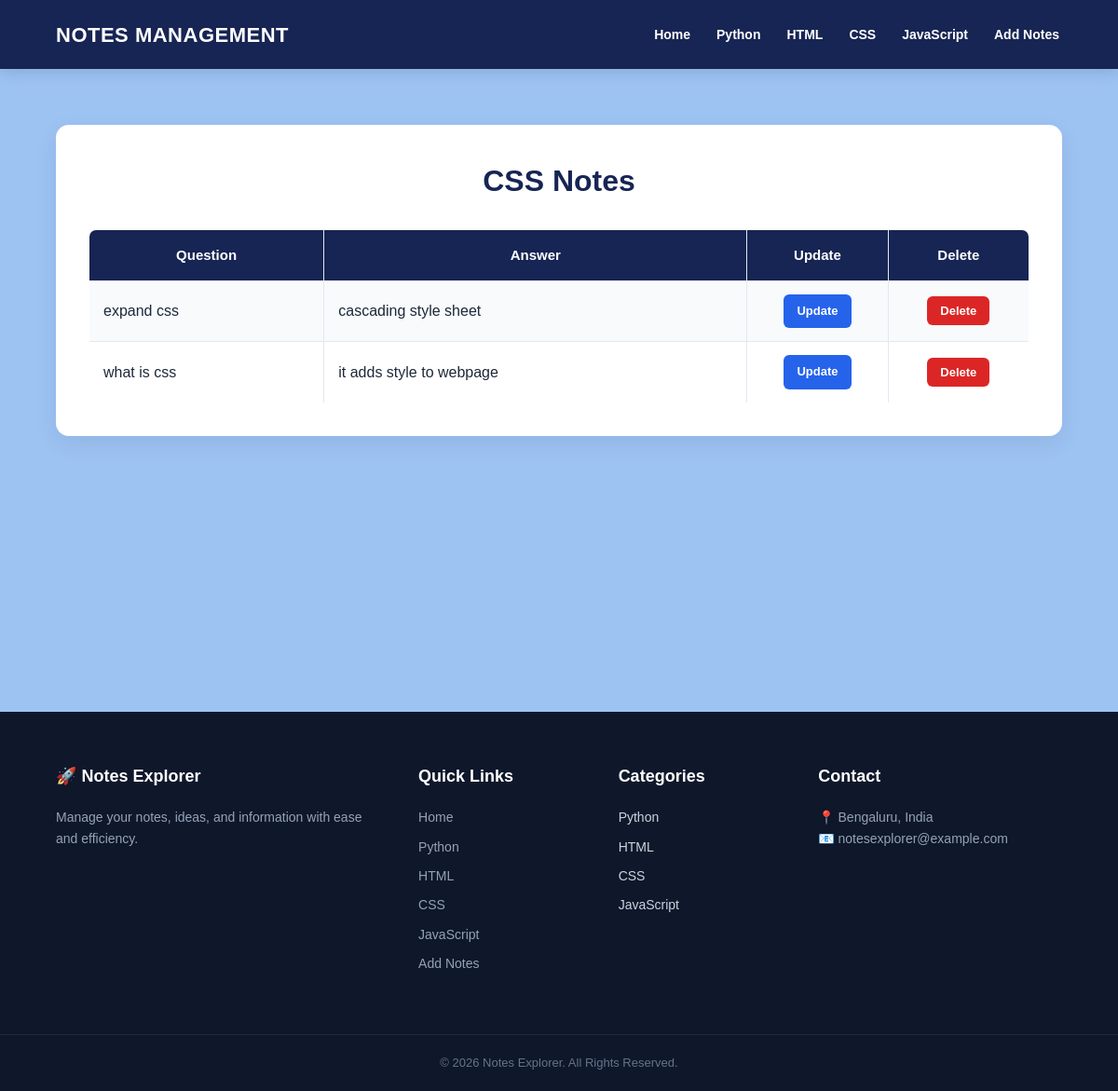
Page /notes_app/css/ on the committed database.
### notes_app/models.py (models this page shows, shortened)
class css(models.Model):
    question=models.CharField(max_length=200)
    answer=models.CharField(max_length=200)

### notes_app/views.py (the view)
# urls.py: path('css/', views.css_view, name='css'),
def css_view(request):
    a = CssNotes.objects.all()
    return render(request, 'css_notes.html', {'aa': a})

### templates/css_notes.html (shortened to what this page needs)
{% extends 'index.html' %}
{% block content %}
<section class="notes-section">
<h2>CSS Notes</h2>
<table border="2">
    <tr>
        <th>Question</th>
        <th>Answer</th>
        <th>Update</th>
        <th>Delete</th>
    </tr>
    {% for i in aa %}
    <tr>
        <td>{{ i.question }}</td>
        <td>{{ i.answer }}</td>
        <td>
            <a href="{% url 'update_css' i.pk %}">
                Update
            </a>
        </td>
        <td>
            <form method="POST" action="{% url 'delete_css' i.pk %}">
                <button type="submit">Delete</button>
            </form>
        </td>
    </tr>
    {% empty %}
    <tr>
        <td colspan="4">
            No CSS notes found.
        </td>
    </tr>
    {% endfor %}
</table>
</section>
{% endblock content %}

### static/css/style.css (style rules this page uses)
* { margin: 0; padding: 0; box-sizing: border-box; }
html { scroll-behavior: smooth; }
body { font-family: Arial, Helvetica, sans-serif; background-color: #9dc3f3; color: #1e293b; line-height: 1.6; }
.notes-section { width: 90%; max-width: 1200px; margin: 60px auto; padding: 35px; background-color: white; border-radius: 14px; box-shadow: 0 8px 25px rgba(15, 23, 42, 0.08); }
.notes-section h2 { color: #172554; font-size: 32px; margin-bottom: 25px; text-align: center; }
.notes-section table { width: 100%; border-collapse: collapse; background-color: white; border-radius: 8px; overflow: hidden; border: 1px solid #e2e8f0; }
.notes-section th { background-color: #172554; color: white; padding: 15px; text-align: center; font-size: 15px; border: 1px solid #e2e8f0; }
.notes-section td { padding: 14px 15px; text-align: left; vertical-align: middle; border: 1px solid #e2e8f0; }
.notes-section tr:nth-child(even) { background-color: #f8fafc; }
.notes-section th:nth-child(1), .notes-section td:nth-child(1) { width: 25%; }
.notes-section th:nth-child(2), .notes-section td:nth-child(2) { width: 45%; }
.notes-section th:nth-child(3), .notes-section td:nth-child(3) { width: 15%; text-align: center; }
.notes-section th:nth-child(4), .notes-section td:nth-child(4) { width: 15%; text-align: center; }
.notes-section td a { display: inline-block; background-color: #2563eb; color: white; padding: 8px 14px; border-radius: 6px; text-decoration: none; font-weight: bold; font-size: 13px; transition: 0.3s; }
.notes-section td form { margin: 0; max-width: none; }
.notes-section td button { background-color: #dc2626; color: white; border: none; padding: 8px 14px; border-radius: 6px; cursor: pointer; font-weight: bold; font-size: 13px; transition: 0.3s; }
form { max-width: 700px; }
form button { padding: 11px 22px; border: none; border-radius: 7px; background-color: #2563eb; color: white; font-weight: bold; cursor: pointer; transition: 0.3s; }

### rows in the picture
css: question "expand css", answer "cascading style sheet"
css: question "what is css", answer "it adds style to webpage"
